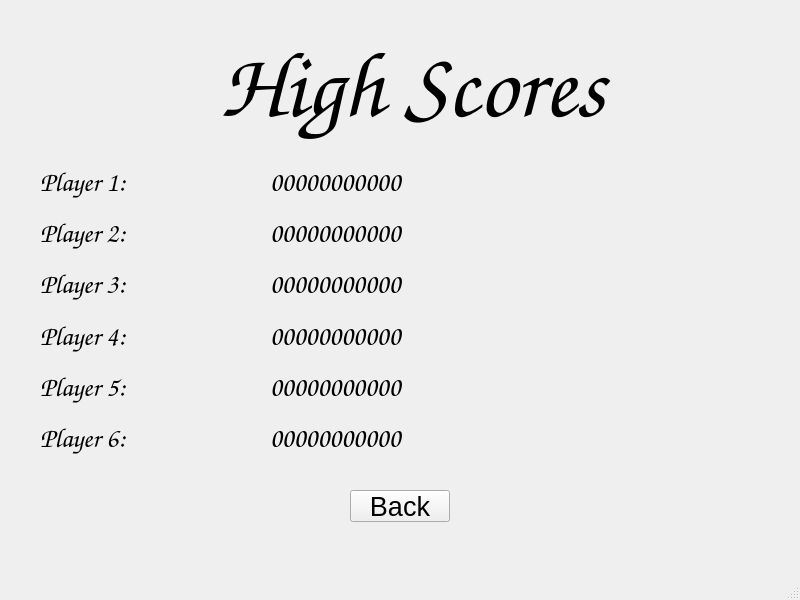
<?xml version="1.0" encoding="UTF-8"?>
<ui version="4.0">
 <class>HScoreWindow</class>
 <widget class="QMainWindow" name="HScoreWindow">
  <property name="geometry">
   <rect>
    <x>0</x>
    <y>0</y>
    <width>800</width>
    <height>600</height>
   </rect>
  </property>
  <property name="font">
   <font>
    <pointsize>20</pointsize>
   </font>
  </property>
  <property name="windowTitle">
   <string>MainWindow</string>
  </property>
  <widget class="QWidget" name="centralwidget">
   <widget class="QLabel" name="label">
    <property name="geometry">
     <rect>
      <x>220</x>
      <y>30</y>
      <width>431</width>
      <height>111</height>
     </rect>
    </property>
    <property name="font">
     <font>
      <family>Comic Sans MS</family>
      <pointsize>70</pointsize>
     </font>
    </property>
    <property name="text">
     <string>High Scores</string>
    </property>
   </widget>
   <widget class="QWidget" name="layoutWidget">
    <property name="geometry">
     <rect>
      <x>270</x>
      <y>160</y>
      <width>181</width>
      <height>301</height>
     </rect>
    </property>
    <layout class="QVBoxLayout" name="verticalLayout_2">
     <item>
      <widget class="QLabel" name="label_8">
       <property name="font">
        <font>
         <family>Comic Sans MS</family>
         <pointsize>20</pointsize>
        </font>
       </property>
       <property name="text">
        <string>00000000000</string>
       </property>
      </widget>
     </item>
     <item>
      <widget class="QLabel" name="label_9">
       <property name="font">
        <font>
         <family>Comic Sans MS</family>
         <pointsize>20</pointsize>
        </font>
       </property>
       <property name="text">
        <string>00000000000</string>
       </property>
      </widget>
     </item>
     <item>
      <widget class="QLabel" name="label_10">
       <property name="font">
        <font>
         <family>Comic Sans MS</family>
         <pointsize>20</pointsize>
        </font>
       </property>
       <property name="text">
        <string>00000000000</string>
       </property>
      </widget>
     </item>
     <item>
      <widget class="QLabel" name="label_11">
       <property name="font">
        <font>
         <family>Comic Sans MS</family>
         <pointsize>20</pointsize>
        </font>
       </property>
       <property name="text">
        <string>00000000000</string>
       </property>
      </widget>
     </item>
     <item>
      <widget class="QLabel" name="label_12">
       <property name="font">
        <font>
         <family>Comic Sans MS</family>
         <pointsize>20</pointsize>
        </font>
       </property>
       <property name="text">
        <string>00000000000</string>
       </property>
      </widget>
     </item>
     <item>
      <widget class="QLabel" name="label_13">
       <property name="font">
        <font>
         <family>Comic Sans MS</family>
         <pointsize>20</pointsize>
        </font>
       </property>
       <property name="text">
        <string>00000000000</string>
       </property>
      </widget>
     </item>
    </layout>
   </widget>
   <widget class="QWidget" name="layoutWidget">
    <property name="geometry">
     <rect>
      <x>40</x>
      <y>160</y>
      <width>181</width>
      <height>301</height>
     </rect>
    </property>
    <layout class="QVBoxLayout" name="verticalLayout">
     <item>
      <widget class="QLabel" name="label_2">
       <property name="font">
        <font>
         <family>Comic Sans MS</family>
         <pointsize>20</pointsize>
        </font>
       </property>
       <property name="text">
        <string>Player 1:</string>
       </property>
      </widget>
     </item>
     <item>
      <widget class="QLabel" name="label_3">
       <property name="font">
        <font>
         <family>Comic Sans MS</family>
         <pointsize>20</pointsize>
        </font>
       </property>
       <property name="text">
        <string>Player 2:</string>
       </property>
      </widget>
     </item>
     <item>
      <widget class="QLabel" name="label_5">
       <property name="font">
        <font>
         <family>Comic Sans MS</family>
         <pointsize>20</pointsize>
        </font>
       </property>
       <property name="text">
        <string>Player 3:</string>
       </property>
      </widget>
     </item>
     <item>
      <widget class="QLabel" name="label_7">
       <property name="font">
        <font>
         <family>Comic Sans MS</family>
         <pointsize>20</pointsize>
        </font>
       </property>
       <property name="text">
        <string>Player 4:</string>
       </property>
      </widget>
     </item>
     <item>
      <widget class="QLabel" name="label_6">
       <property name="font">
        <font>
         <family>Comic Sans MS</family>
         <pointsize>20</pointsize>
        </font>
       </property>
       <property name="text">
        <string>Player 5:</string>
       </property>
      </widget>
     </item>
     <item>
      <widget class="QLabel" name="label_4">
       <property name="font">
        <font>
         <family>Comic Sans MS</family>
         <pointsize>20</pointsize>
        </font>
       </property>
       <property name="text">
        <string>Player 6:</string>
       </property>
      </widget>
     </item>
    </layout>
   </widget>
   <widget class="QPushButton" name="exitButton">
    <property name="geometry">
     <rect>
      <x>350</x>
      <y>490</y>
      <width>100</width>
      <height>32</height>
     </rect>
    </property>
    <property name="text">
     <string>Back</string>
    </property>
   </widget>
  </widget>
  <widget class="QMenuBar" name="menubar">
   <property name="geometry">
    <rect>
     <x>0</x>
     <y>0</y>
     <width>800</width>
     <height>24</height>
    </rect>
   </property>
  </widget>
  <widget class="QStatusBar" name="statusbar"/>
 </widget>
 <resources/>
 <connections/>
</ui>
